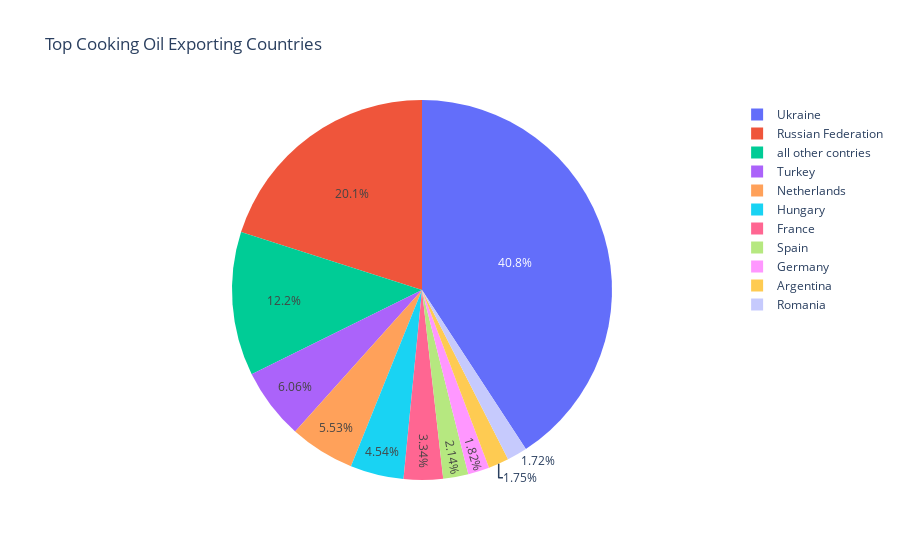

Notebook cell for this chart:
### Code cell
df1 = df[['rttitle', 'tradevalue']]
df1 = df1.sort_values('tradevalue', ascending=False)
df1['tradevalue'] = df1['tradevalue'] / df1['tradevalue'].sum()
rest_of_world = df1['tradevalue'][10:].sum()
df1 = df1[:10]

df2 = pd.DataFrame({'rttitle': ['all other contries'], 'tradevalue': [rest_of_world]})

df1 = pd.concat([df1, df2])

fig = px.pie(df1, 
       values='tradevalue', 
       names='rttitle', 
       title='Top Cooking Oil Exporting Countries',
       labels={'tradevalue':'Trade Value [billion USD]', 'rttitle': 'Country'}
       )

fig.show()

### Figure 1 — Plotly figure (JSON) as saved in the notebook; plotly's stock layout.template omitted (floating-point values rounded to 4 significant figures)
{"data": [{"domain": {"x": [0, 1], "y": [0, 1]}, "hovertemplate": "Country=%{label}<br>Trade Value [billion USD]=%{value}<extra></extra>", "labels": ["Ukraine", "Russian Federation", "Turkey", "Netherlands", "Hungary", "France", "Spain", "Germany", "Argentina", "Romania", "all other contries"], "legendgroup": "", "name": "", "showlegend": true, "type": "pie", "values": [0.4079, 0.2007, 0.06058, 0.05535, 0.04544, 0.03336, 0.02137, 0.01821, 0.01746, 0.0172, 0.1224]}], "layout": {"legend": {"tracegroupgap": 0}, "title": {"text": "Top Cooking Oil Exporting Countries"}}}
